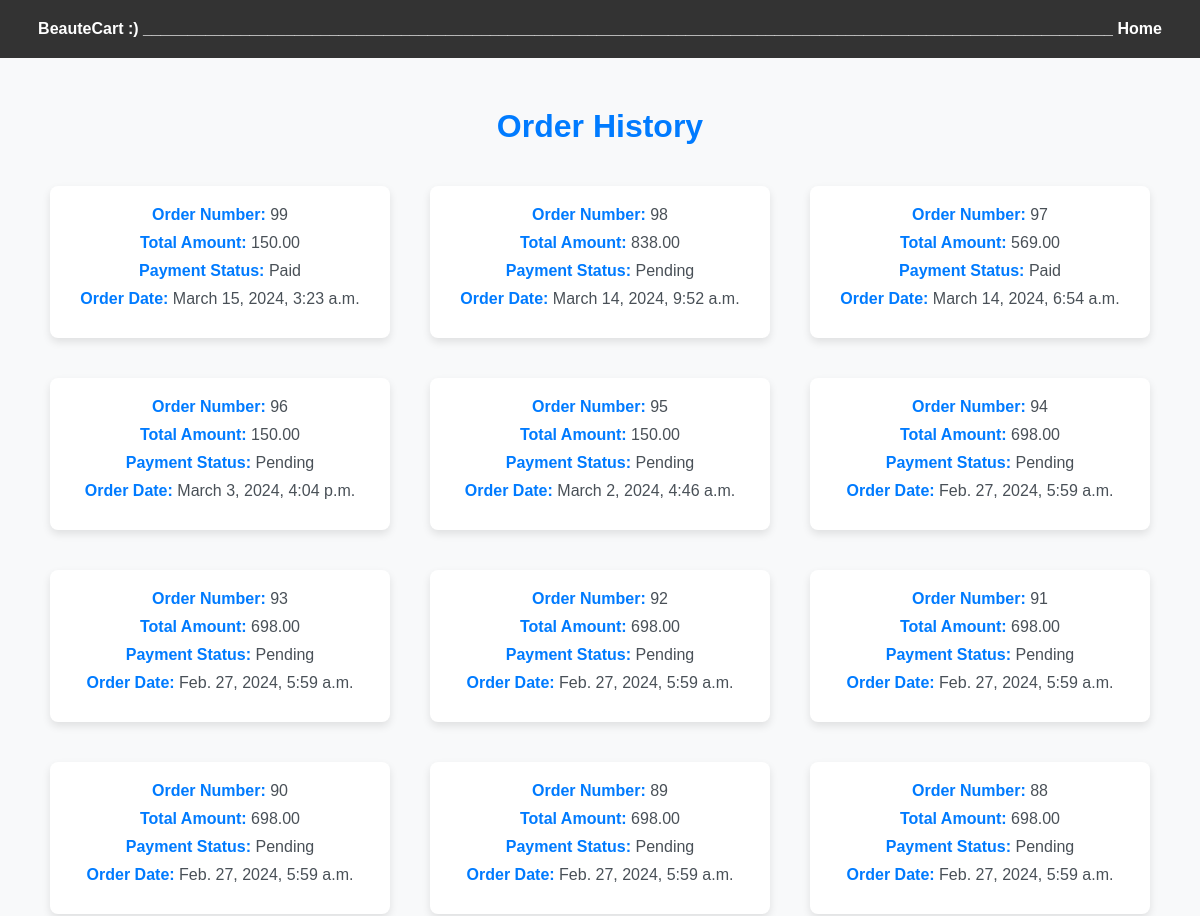
/order_history/ (signed in, upper part), run on an earlier commit of the app's database.
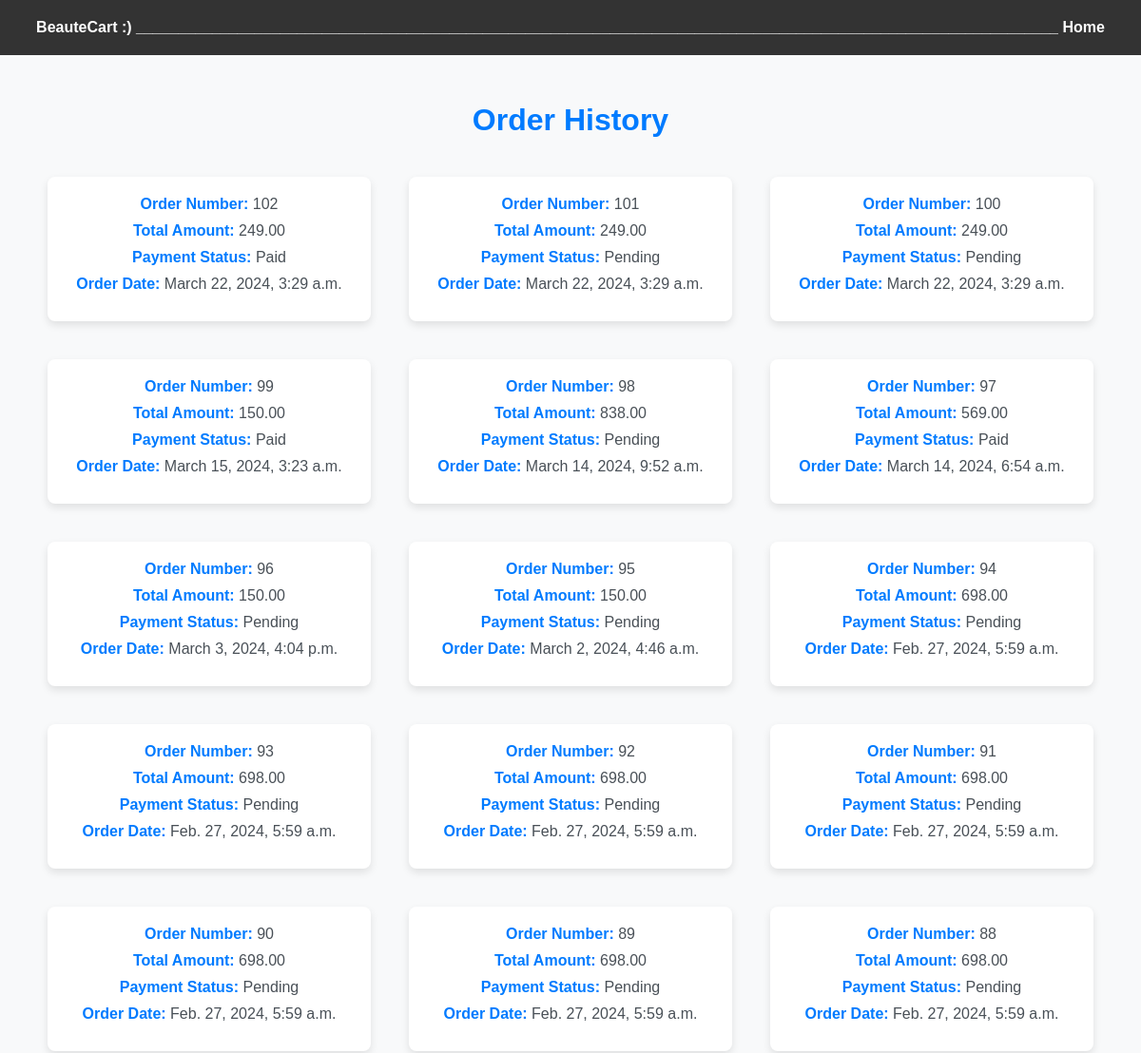
And on a later commit of the database.
### BeauteCartApp/models.py (models this page shows, shortened)
class Order(models.Model):
    user = models.ForeignKey(CustomUser, on_delete=models.CASCADE)
    products = models.ManyToManyField(Product, through='OrderItem')
    total_amount = models.DecimalField(max_digits=10, decimal_places=2)
    payment_id = models.CharField(max_length=100, null=True, blank=True)
    payment_status = models.BooleanField(default=False)
    created_at = models.DateTimeField(auto_now_add=True)
    cancelled = models.BooleanField(default=False)  # New field for order cancellation
    delivery_address = models.ForeignKey(ProfileUser, on_delete=models.SET_NULL, null=True, blank=True)

### BeauteCartApp/views.py (the view)
# urls.py: path('order_history/', order_history, name='order_history'),
@login_required
def order_history(request):
    orders = Order.objects.filter(user=request.user).order_by('-created_at')
    return render(request, 'order_history.html', {'orders': orders})

### templates/order_history.html (shortened to what this page needs)
<!DOCTYPE html>
<html lang="en">
<head>
</head>
<body>
    <header>
        <a class="LINK" href="#">BeauteCart</a>
        <a href="#">:)</a>
        <a href="#">_____________________________________________________________________________________________________________</a>
        <a href="{% url 'home2' %}">Home</a>
    </header>
    <h1>Order History</h1>
    {% if orders %}
        <ul>
            {% for order in orders %}
                <li>
                    <p><strong>Order Number:</strong> {{ order.id }}</p>
                    <p><strong>Total Amount:</strong> {{ order.total_amount }}</p>
                    <p><strong>Payment Status:</strong> {% if order.payment_status %}Paid{% else %}Pending{% endif %}</p>
                    <p><strong>Order Date:</strong> {{ order.created_at }}</p>
                </li>
            {% endfor %}
        </ul>
    {% else %}
        <p>No orders found.</p>
    {% endif %}
</body>
</html>

What changed in the data, as far as the page shows it:
added Order: id "102", total_amount "249.00", payment_status "Paid", created_at "March 22, 2024, 3:29 a.m."
added Order: id "101", total_amount "249.00", payment_status "Pending", created_at "March 22, 2024, 3:29 a.m."
added Order: id "100", total_amount "249.00", payment_status "Pending", created_at "March 22, 2024, 3:29 a.m."
